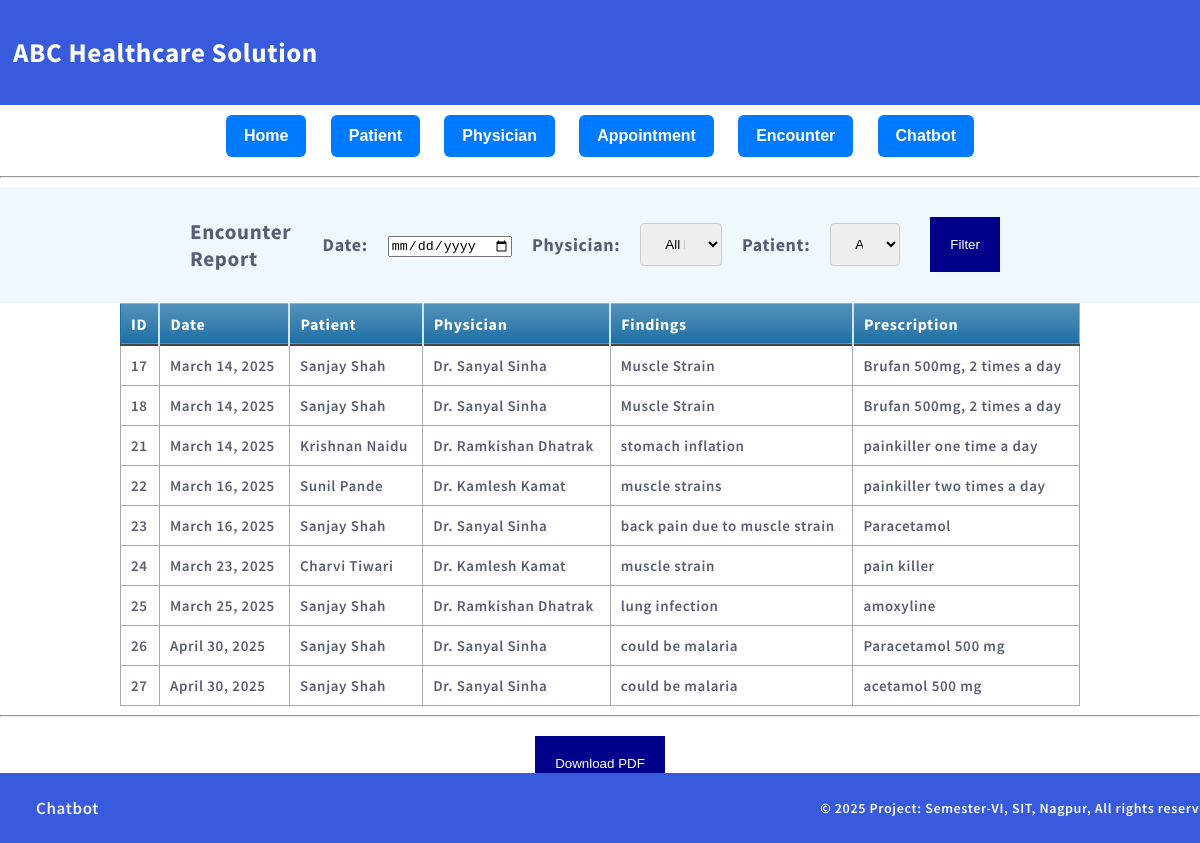
/encounter_report/, run on the app's committed database.
### members/models.py (models this page shows, shortened)
class Encounter(models.Model):
    id = models.AutoField(primary_key=True)
    enc_date = models.DateField(default=date.today)
    enc_patient = models.ForeignKey('Patient', on_delete=models.CASCADE)
    enc_physician = models.ForeignKey('Member', on_delete=models.CASCADE)
    enc_appointment = models.ForeignKey('Appointment', on_delete=models.CASCADE)
    enc_patient_query = models.TextField(max_length=550, null=True, blank=True)
    enc_physician_finding = models.TextField(max_length=1000, null=True, blank=True)
    enc_prescription = models.TextField(max_length=1000, null=True, blank=True)
    enc_lab_test = models.TextField(max_length=1000, null=True, blank=True)
    enc_diet = models.TextField(max_length=550, null=True, blank=True)
    enc_allergy = models.TextField(max_length=500, null=True, blank=True)
    enc_remark = models.TextField(max_length=550)
    enc_time_start = models.TimeField()
    enc_time_end = models.TimeField()
    enc_answer=models.TextField(null=True, blank=True)

class Patient(models.Model):
    firstname=models.CharField(max_length=255)
    lastname=models.CharField(max_length=255)
    dob=models.DateField(null=True)
    add=models.CharField(max_length=500)
    phone=models.IntegerField(null=True)
    gender = models.CharField(max_length=10, choices=[('Male', 'Male'), ('Female', 'Female'), ('Other', 'Other')], null=True, blank=True)  # New field
    def __str__(self):
        return f"{self.firstname} {self.lastname}"

class Member(models.Model):
    firstname=models.CharField(max_length=255)
    lastname=models.CharField(max_length=255)
    phone=models.IntegerField(null=True)
    joined_date=models.DateField(null=True)
    specialization = models.CharField(max_length=255, blank=True, null=True)
    schedule = models.TextField(max_length=255, blank=True, null=True)
    remark = models.TextField(max_length=255, blank=True, null=True)
    physician_answer=models.TextField(blank=True, null=True)
    def __str__(self):
        return f"{self.firstname} {self.lastname}"

### members/views.py (the view, shortened to what this page needs)
# urls.py: path('encounter_report/', encounter_report, name='encounter_report'),
def encounter_report(request):
    form = EncounterFilterForm(request.GET or None)
    encounters = Encounter.objects.all()
    return render(request, 'encounter_report.html', {'form': form, 'encounters': encounters})

### members/forms.py
class EncounterFilterForm(forms.Form):
    date = forms.DateField(required=False, widget=forms.DateInput(attrs={'type': 'date'}))
    physician = forms.ModelChoiceField(queryset=Member.objects.all(), required=False, empty_label="All Physicians")
    patient = forms.ModelChoiceField(queryset=Patient.objects.all(), required=False, empty_label="All Patients")

### members/templates/encounter_report.html (shortened to what this page needs)
{% extends 'master.html' %}
{% block content %}
<center>
<div style="background-color:aliceblue;">
<form method="GET" action="{% url 'encounter_report' %}">
    <table style="width:70%;border-collapse: collapse;">
        <tr>
            <td style="padding: 10px;text-align: left;"><h3>Encounter Report</h3></td>
            <td style="padding: 10px;text-align: left;"><label for="id_date"><b>Date:</b></label></td>
            <td style="padding: 10px;text-align: left;">{{ form.date }}</td>
            <td style="padding: 10px;text-align: left;"><label for="id_physician"><b>Physician:</b></label></td>
            <td style="padding: 10px;text-align: left;">{{ form.physician }}</td>
            <td style="padding: 10px;text-align: left;"><label for="id_patient"><b>Patient:</b></label></td>
            <td style="padding: 10px;text-align: left;">{{ form.patient }}</td>
            <td style="padding: 10px;text-align: left;">
                <button type="submit">Filter</button>
            </td>
        </tr>
    </table>
</form>
</div>
    <table class="blueTable" >
        <thead>
            <tr>
                <th>ID</th>
                <th>Date</th>
                <th>Patient</th>
                <th>Physician</th>
                <th>Findings</th>
                <th>Prescription</th>
            </tr>
        </thead>
        <tbody>
            {% for encounter in encounters %}
            <tr>
                <td>{{ encounter.id }}</td>
                <td>{{ encounter.enc_date }}</td>
                <td>{{ encounter.enc_patient }}</td>
                <td>{{ encounter.enc_physician }}</td>
                <td>{{ encounter.enc_physician_finding }}</td>
                <td>{{ encounter.enc_prescription }}</td>
            </tr>
            {% empty %}
            <tr><td colspan="6">No encounters found.</td></tr>
            {% endfor %}
        </tbody>
    </table>
</center>
{% endblock %}
{% block message %}
<hr>
<center><a href="{% url 'generate_encounter_pdf' %}" target="_blank">
    <button>Download PDF</button>
</a></center>
{% endblock %}

### mystaticfiles/mystyles.css (style rules this page uses)
body { margin:0; font: 600 18px 'Source Sans Pro', sans-serif; letter-spacing: 0.64px; color: #585d74; }
button { background-color:darkblue; color:white; border-radius: 5x; padding: 20px; margin : 10px; border:3px; border-color:white; }
a:link, a:visited { color: #375BDC; }
table.blueTable { border: 1px solid #1C6EA4; background-color: White; width: 80%; text-align: left; border-collapse: collapse; }
table.blueTable td, table.blueTable th { border: 1px solid #AAAAAA; padding: 10px 10px; margin:5px; font-size:15px; }
table.blueTable tbody td { font-size: 15px; }
table.blueTable tr:nth-child(even) { background: White; }
table.blueTable thead { background: #1C6EA4; background: -moz-linear-gradient(top, #5592bb 0%, #327cad 66%, #1C6EA4 100%); background: -webkit-linear-gradient(top, #5592bb 0%, #327cad 66%, #1C6EA4 100%); background: linear-gradient(to bottom, #5592bb 0%, #327cad 66%, #1C6EA4 100%); border-bottom: 2px solid #444444; }
table.blueTable thead th { font-size: 16px; font-weight: bold; color: #FFFFFF; border-left: 2px solid #D0E4F5; }
table.blueTable thead th:first-child { border-left: none; }
input[type=text], select { width: 100%; padding: 12px 20px; margin: 8px 0; display: inline-block; border: 1px solid #ccc; border-radius: 4px; box-sizing: border-box; }

### data on the page
Encounter: id "17", enc_date "March 14, 2025", enc_patient "Sanjay Shah", enc_physician "Dr. Sanyal Sinha", enc_physician_finding "Muscle Strain", enc_prescription "Brufan 500mg, 2 times a day"
Encounter: id "18", enc_date "March 14, 2025", enc_patient "Sanjay Shah", enc_physician "Dr. Sanyal Sinha", enc_physician_finding "Muscle Strain", enc_prescription "Brufan 500mg, 2 times a day"
Encounter: id "21", enc_date "March 14, 2025", enc_patient "Krishnan Naidu", enc_physician "Dr. Ramkishan Dhatrak", enc_physician_finding "stomach inflation", enc_prescription "painkiller one time a day"
Encounter: id "22", enc_date "March 16, 2025", enc_patient "Sunil Pande", enc_physician "Dr. Kamlesh Kamat", enc_physician_finding "muscle strains", enc_prescription "painkiller two times a day"
Encounter: id "23", enc_date "March 16, 2025", enc_patient "Sanjay Shah", enc_physician "Dr. Sanyal Sinha", enc_physician_finding "back pain due to muscle strain", enc_prescription "Paracetamol"
Encounter: id "24", enc_date "March 23, 2025", enc_patient "Charvi Tiwari", enc_physician "Dr. Kamlesh Kamat", enc_physician_finding "muscle strain", enc_prescription "pain killer"
Encounter: id "25", enc_date "March 25, 2025", enc_patient "Sanjay Shah", enc_physician "Dr. Ramkishan Dhatrak", enc_physician_finding "lung infection", enc_prescription "amoxyline"
Encounter: id "26", enc_date "April 30, 2025", enc_patient "Sanjay Shah", enc_physician "Dr. Sanyal Sinha", enc_physician_finding "could be malaria", enc_prescription "Paracetamol 500 mg"
Encounter: id "27", enc_date "April 30, 2025", enc_patient "Sanjay Shah", enc_physician "Dr. Sanyal Sinha", enc_physician_finding "could be malaria", enc_prescription "acetamol 500 mg"
